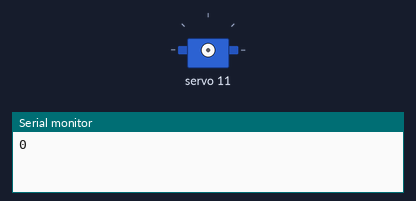
The sketch below on a simulated ESP32-S3. On the bench: servo, the last lines printed to the serial monitor.

Above: at 0.1 s.
At 28.1 s:
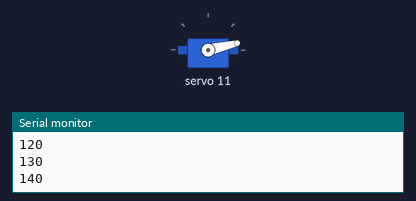
At 38.1 s:
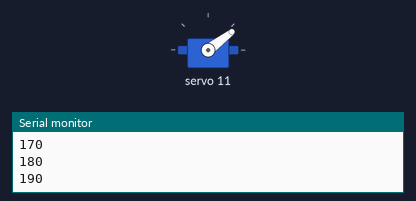
Timing chart, 0 to 39.6 s (numbered marks = the images above):
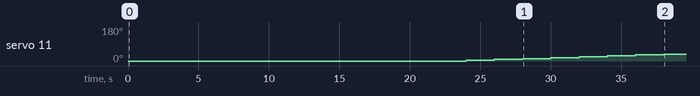

Measured:
- by itself, servo 11: moves from 0° to 37° over 14.0 s

The sketch:

Servo_encoder_pruebas_ESP32S3_Driver.ino
```cpp
#include <Wire.h>
#include <Adafruit_PWMServoDriver.h>

// Define los pines I2C que quieras usar
#define I2C_SDA 15  // GPIO8
#define I2C_SCL 16  // GPIO9

int SERVOMIN = 75;
int SERVOMAX = 563;
int SERVO180 = 480;
int SERVOSTOP = (((SERVOMAX - SERVOMIN) / 2) + SERVOMIN);

Adafruit_PWMServoDriver pwm = Adafruit_PWMServoDriver();

void setup() {
  Serial.begin(9600);
  // Inicializa I2C con los pines específicos
  Wire.begin(I2C_SDA, I2C_SCL);

  pwm.begin();
  pwm.setPWMFreq(50);
}

void loop() {
  for (int i = 0; i < 1000; i += 10) {
    pwm.setPWM(11, 0, i);
    Serial.println((String)i);
    delay(2000);
  }
  /*
  Serial.println("Valor mínimo:\n");
  for (int i = 80; i < 300; i++) {
    pwm.setPWM(0, 0, i);
    Serial.println((String)i);
    delay(2000);
  }

  pwm.setPWM(0, 0, 320);  // Aproximadamente 1700 microsegundos
  Serial.println("Parando...");
  delay(2000);

  Serial.println("Valor máximo:\n");
  for (int i = 600; i > 500; i--) {
    pwm.setPWM(0, 0, i);
    Serial.println((String)i);
    delay(2000);
  }
  // Parar (punto neutro, normalmente alrededor de 1500 microsegundos)
  */

  /*
  pwm.setPWM(0, 0, SERVOMIN);  // Canal 0 del driver
  Serial.println("Girando izquierda CH0...");

  delay(5000);

  // Girar en sentido horario (CW) - velocidad máxima
  pwm.setPWM(0, 0, 320);  // Aproximadamente 1700 microsegundos
  Serial.println("Parando CH0...");

  delay(5000);

  // Girar en sentido antihorario (CCW) - velocidad máxima
  pwm.setPWM(4, 0, SERVOMAX);  // Aproximadamente 1300 microsegundos
  Serial.println("180 CH4...");

  delay(5000);

  pwm.setPWM(4, 0, SERVOMIN);  // Aproximadamente 1700 microsegundos
  Serial.println("0 CH4...");

  delay(5000);

  pwm.setPWM(1, 0, SERVOMIN);  // Canal 0 del driver
  Serial.println("Girando izquierda CH1...");

  delay(5000);

  // Girar en sentido horario (CW) - velocidad máxima
  pwm.setPWM(1, 0, 320);  // Aproximadamente 1700 microsegundos
  Serial.println("Parando CH1...");

  delay(5000);
  */
  /*
  pwm.setPWM(0, 0, SERVOMIN);
  delay(5000);
  pwm.setPWM(0, 0, SERVO180);
  delay(5000);
  */
}
```
